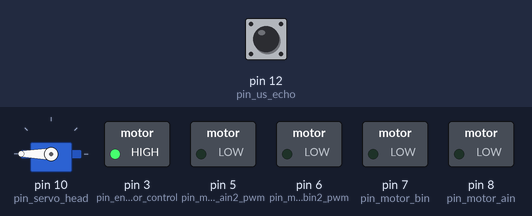
Bench run of a program on a simulated Arduino Uno, built with avr-gcc and run on an emulated ATmega328P. On the bench: servo, switched loads named in the program (green lamp = pin HIGH). The test bench sets the inputs (shaded band); at power-on: pin 12 (pin_us_echo) LOW. Pins used as bus, display or sensor lines are not drawn.

Above: at 13.9 s.
14.0 s: pin 12 (pin_us_echo) pulsed HIGH 5 times (0.12 s each, 0.3 s apart)
At 19.5 s:
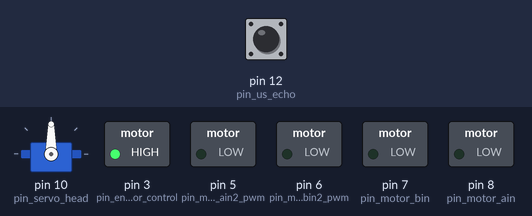
At 22.8 s:
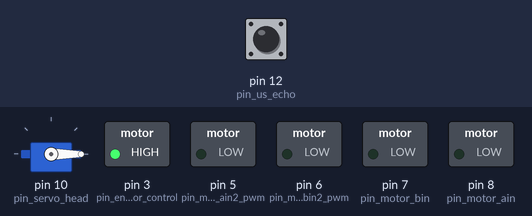
Timing chart, 0 to 25.0 s (numbered marks = the images above; inputs shaded):
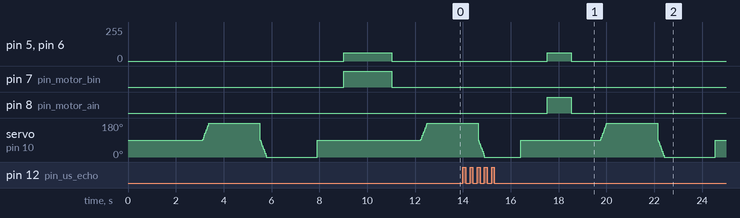

Measured:
- after the input at 14.0 s, pin 7 (pin_motor_bin): stays LOW (without the input it goes to HIGH after 4.1 s); pin 8 (pin_motor_ain): LOW → HIGH after 3.5 s, → LOW 1.0 s later

The program:

main.cpp
```cpp
#include <Arduino.h>
#include "motors.h"
#include "power.h"
#include "ultrasonic.h"

float battery_voltage;
bool DEBUG = false;

/* ----------------------------------------------------
    Function: Setup
    Description: Default Setup and Pin Initialization
    Input: none
    Return: none
------------------------------------------------------*/
void setup()
{
    // Initialize Pins
    pinMode(pin_servo_head, OUTPUT);           // 1 - Servo for UltraSonic
    pinMode(pin_us_trig, OUTPUT);              // 2 - UltraSonic
    pinMode(pin_us_echo, INPUT);               // 2 - UltraSonic
    pinMode(pin_enable_motor_control, OUTPUT); // 4 - Motor control chip
    pinMode(pin_motor_ain2_pwm, OUTPUT);       // 4 - Motors left bank pwm
    pinMode(pin_motor_ain, OUTPUT);            // 4 - Motors left bank
    pinMode(pin_motor_bin2_pwm, OUTPUT);       // 4 - Motors right bank pwm
    pinMode(pin_motor_bin, OUTPUT);            // 4 - Motors right bank

    // Pull initial battery voltage to detect if just running on USB power for debugging
    battery_voltage = batteryVoltage();

    // Enable motor control chip
    digitalWrite(pin_enable_motor_control, HIGH);

    // Enable servo for ultrasonic sensor
    setup_servo();

    // Pause when start up
    delay(2000);
}

/* ----------------------------------------------------
    Function: Loop
    Description: Main while loop
    Input: none
    Return: none
------------------------------------------------------*/
void loop()
{
    // Check if car is on battery power or USB power (5V), pulled in setup()
    constexpr float usb_threshold = 5.0;

    if (battery_voltage < usb_threshold) {
        // Just run shake once, voltage check does not work in setup()
        noPowerShake();     // Shake servo head if no power
        DEBUG = true;       // Plugged into USB power, set debug mode, don't move motors
    }

    // Check current distance in front of Ultrasonic sensor
    const float current_distance = read_distance_Ultrasonic();

    // Detect an object directly in front
    if (current_distance <= collision_distance)
    {
        // Object detected, send stop action
        MoveMotors(Stop);

        // Check a clear direction
        MotionControlDirections clear_direction = clearDirection();

        // Move in a clear direction
        MoveMotors(clear_direction);
    }
    else
    {
        // No object detected, keep moving forward
        MoveMotors(Forward);
    }
    delay(100);
}
```

motors.cpp
```cpp
#include "motors.h"
#include "Arduino.h"

/* ----------------------------------------------------
    Variable Declarations
------------------------------------------------------*/

// Debug flag
extern bool DEBUG;

// 1 - Servo for UltraSonic: GND, 5V, Pin10
short pos = 0;

// 4 - Motors: GND, 5V, Pin5, Pin6, Pin7, Pin8
#define motor_max_speed 125
#define LEFT_OFFSET 0.85 // Drifts to the right if not offset

// Setup timers for turn
unsigned long startMillis;
unsigned long currentMillis;
const unsigned long period_90_deg = 1000;

// Create enum for action to take
MotionControlDirections clear_direction;

/* ----------------------------------------------------
    Function: servoHeadMove
    Description: Move servo head for US based on degrees
    Input: Direction to move
    Return: None
------------------------------------------------------*/
void servoHeadMove(enum MotionControlDirections check)
{
  // Check left: 90->180
  if (check == Left)
  {
    for (int position = 90; position <= 180; position+=5)
      {
        servo_head.write(position);
        delay(15);
      }
  }
  // Check right: 90->0
  else if (check == Right)
  {
    for (int position = 90; position >= 0; position-=5)
      {
        servo_head.write(position);
        delay(15);
      }
  }
  // Forward: x->90
  else if (check == Forward)
  {
    servo_head.write(90);
  }
}

/* ----------------------------------------------------
    Function: MoveMotors
    Description: Move motors based on decided input
    Input: Direction to move
    Return: None
------------------------------------------------------*/
void MoveMotors(enum MotionControlDirections dir)
{
  // Update the start timer for turn duration
  startMillis = millis();
  currentMillis = millis();

  if (!DEBUG) {
    // Switch based on direction
    switch (dir) {
      case Forward:
      {
        // Left Bank
        digitalWrite(pin_motor_bin, HIGH);
        analogWrite(pin_motor_bin2_pwm, motor_max_speed*LEFT_OFFSET);

        // Right Bank
        digitalWrite(pin_motor_ain, HIGH);
        analogWrite(pin_motor_ain2_pwm, motor_max_speed);
        break;
      }
      case Backwards:
      {
        // Stop, turn left 90 degrees, then stop again before moving forward
        // Recursive call, but seems to work
        MoveMotors(Stop);
        MoveMotors(Left);
        MoveMotors(Left);
        MoveMotors(Stop);
        break;
      }
      case Left:
      {
        // Turn for x seconds
        while (true)
        {
          // Left Bank
          digitalWrite(pin_motor_bin, HIGH);
          analogWrite(pin_motor_bin2_pwm, motor_max_speed/2);

          // Right bank
          digitalWrite(pin_motor_ain, LOW);
          analogWrite(pin_motor_ain2_pwm, motor_max_speed/2);

          // When timer runs out, stop motors and exit
          if ((currentMillis - startMillis >= period_90_deg) && currentMillis != startMillis)
          {
            MoveMotors(Stop);
            break;
          }
          // Save currentMillis for the next loop
          currentMillis = millis();
        }
        break;
      }
      case Right:
      {
        // Turn for x seconds
        while (true)
        {
          // Left Bank
          digitalWrite(pin_motor_bin, LOW);
          analogWrite(pin_motor_bin2_pwm, motor_max_speed/2);

          // Right bank
          digitalWrite(pin_motor_ain, HIGH);
          analogWrite(pin_motor_ain2_pwm, motor_max_speed/2);

          // When the timer runs out, stop motors and exit
          if ((currentMillis - startMillis >= period_90_deg) && currentMillis != startMillis)
          {
            MoveMotors(Stop);
            break;
          }
          // Save currentMillis for the next loop
          currentMillis = millis();
        }
        break;
      }
      case Stop:
      {
        // Left Bank
        digitalWrite(pin_motor_bin, LOW);
        analogWrite(pin_motor_bin2_pwm, 0);

        // Right bank
        digitalWrite(pin_motor_ain, LOW);
        analogWrite(pin_motor_ain2_pwm, 0);
        break;
      }
    }
  }
}
```

motors.h
```cpp
#pragma once
#include <Servo.h>

/* ----------------------------------------------------
    Define PINs for Elegoo SmartCar Shield v1.1
------------------------------------------------------*/
// 1 - Servo for UltraSonic: GND, 5V, Pin10
#define pin_servo_head 10
extern Servo servo_head;

// 4 - Motors: GND, 5V, Pin5, Pin6, Pin7, Pin8
#define pin_enable_motor_control 3 // turn on motor control
#define pin_motor_ain 8            // AIN - APHASE - Pin10
#define pin_motor_ain2_pwm 5       // AIN2 - AENBL - Pin9
#define pin_motor_bin 7            // BIN1 - BPHASE - Pin8
#define pin_motor_bin2_pwm 6       // BIN2 - BENBL - Pin7

/* ----------------------------------------------------
    Define Enum
------------------------------------------------------*/
// Enum for direction control
enum MotionControlDirections
{
    Forward = 0,
    Backwards = 1,
    Left = 2,
    Right = 3,
    Stop = 4
};

/* ----------------------------------------------------
    Function prototypes
------------------------------------------------------*/
void servoHeadMove(enum MotionControlDirections check);
void MoveMotors(enum MotionControlDirections dir);
```

power.cpp
```cpp
#include "power.h"
#include <Arduino.h>
#include "motors.h"

/* ----------------------------------------------------
    Function: batteryVoltage
    Description: Check the battery voltage
    Input: none
    Return: battery voltage float
------------------------------------------------------*/
float batteryVoltage() {

    // Read the analog value from the battery pin
    const int powerValue = analogRead(pin_battery);
    constexpr float referenceVoltage = 5.0;
    constexpr int adcResolution = 1023;
    const float voltage = (powerValue * referenceVoltage) / adcResolution;

    // Voltage divider calculation
    constexpr float dividerRatio = (10000.0 + 1500.0) / 1500;
    const float battery_voltage = voltage * dividerRatio;

    return battery_voltage;
}

/* ----------------------------------------------------
    Function: noPowerShake
    Description: Shake servo head if no power
    Input: none
    Return: none
------------------------------------------------------*/
void noPowerShake() {
    for (int i = 0; i < 3; i++) {
        servoHeadMove(Left);
        delay(200);
        servoHeadMove(Right);
        delay(200);
    }
}
```

power.h
```cpp
#pragma once

/* ----------------------------------------------------
    Define PINs for Elegoo SmartCar Shield v1.1
------------------------------------------------------*/
// 5 - Power Module: GND, 5V, PinA3
#define pin_battery A3

/* ----------------------------------------------------
    Function prototypes
------------------------------------------------------*/
float batteryVoltage();
void noPowerShake();
```

ultrasonic.cpp
```cpp
#include "ultrasonic.h"
#include "motors.h"
#include "Arduino.h"

/* ----------------------------------------------------
    Variable Declarations
------------------------------------------------------*/
// 2 - UltraSonic: GND, 5V, Pin12, Pin13
#define collision_distance 50
float distance, duration;

// Create a servo head object
Servo servo_head;

/* ----------------------------------------------------
    Function: setup_servo
    Description: Attach servo for UltraSonic
    Input: none
    Return: none
------------------------------------------------------*/
void setup_servo()
{
  servo_head.attach(pin_servo_head);    // 1 - Servo for UltraSonic
}

/* ----------------------------------------------------
    Function: distance_UltraSonic
    Description: Read UltraSonic and return distance
    Input: none
    Return: Current distance read by ultrasonic sensor
------------------------------------------------------*/
int read_distance_Ultrasonic()
{
  // Set trig pin low to reset
  digitalWrite(pin_us_trig, LOW);
  delay(2);

  // Write trig pin low to transmit
  digitalWrite(pin_us_trig, HIGH);
  delay(10);
  digitalWrite(pin_us_trig, LOW);

  // Calculate the distance based on the time
  duration = pulseIn(pin_us_echo, HIGH);
  distance = (duration*.0343)/2;

  // Return the distance currently read
  return distance;
}

/* ----------------------------------------------------
    Function: checkDirection
    Description: Check if a specified direction is clear
    Input: Direction to check
    Return: Direction clear status as bool
------------------------------------------------------*/
bool checkDirection(MotionControlDirections direction)
{
  // Check a specified direction
  servoHeadMove(direction);
  int sensor_distance = read_distance_Ultrasonic();
  delay(100);

  // Read distance and return if close
  if (sensor_distance > collision_distance)
  {
    return true;
  }
  return false;
}

/* ----------------------------------------------------
    Function: MotionControlDirections
    Description: Check which direction is clear
    Input: none
    Return: Clear direction where no object exists
------------------------------------------------------*/
MotionControlDirections clearDirection()
{
  // Initialize - nothing clear
  bool clear_left = false;
  bool clear_forward = false;
  bool clear_right = false;
  delay(100);

  // Check left and right
  clear_left = checkDirection(Left);
  delay(1000);
  clear_right = checkDirection(Right);
  delay(1000);

  // Reset head to point forward
  servoHeadMove(Forward);
  clear_forward = checkDirection(Forward);

    // Handle direction change, default turn to the left
    if (clear_forward && clear_right && clear_left) {
        return Forward;
    }
    else if (clear_left) {
        return Left;
    }
    else if (clear_right) {
        return Right;
    }
    else {
        return Backwards;
    }

}
```

ultrasonic.h
```cpp
#pragma once
#include "motors.h"

// Set the collision distance
#define collision_distance 50

/* ----------------------------------------------------
    Define PINs for Elegoo SmartCar Shield v1.1
------------------------------------------------------*/
// 2 - UltraSonic: GND, 5V, Pin12, Pin13
#define pin_us_trig 13
#define pin_us_echo 12

/* ----------------------------------------------------
    Function prototypes
------------------------------------------------------*/
void setup_servo();
int read_distance_Ultrasonic();
bool checkDirection(enum MotionControlDirections direction);
MotionControlDirections clearDirection();
```
